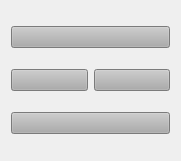
   <widget class="QWidget" name="layoutWidget">
    <property name="geometry">
     <rect>
      <x>680</x>
      <y>100</y>
      <width>181</width>
      <height>161</height>
     </rect>
    </property>
    <layout class="QVBoxLayout" name="verticalLayout_2">
     <item>
      <widget class="QPushButton" name="bouton_avant">
       <property name="styleSheet">
        <string notr="true">background-color: rgb(172, 172, 172);</string>
       </property>
       <property name="text">
        <string/>
       </property>
       <property name="icon">
        <iconset resource="images.qrc">
         <normaloff>:/avant.png</normaloff>:/avant.png</iconset>
       </property>
       <property name="iconSize">
        <size>
         <width>20</width>
         <height>20</height>
        </size>
       </property>
      </widget>
     </item>
     <item>
      <layout class="QHBoxLayout" name="horizontalLayout">
       <item>
        <widget class="QPushButton" name="bouton_gauche">
         <property name="styleSheet">
          <string notr="true">background-color: rgb(172, 172, 172);</string>
         </property>
         <property name="text">
          <string/>
         </property>
         <property name="icon">
          <iconset resource="images.qrc">
           <normaloff>:/gauche.png</normaloff>:/gauche.png</iconset>
         </property>
         <property name="iconSize">
          <size>
           <width>20</width>
           <height>20</height>
          </size>
         </property>
        </widget>
       </item>
       <item>
        <widget class="QPushButton" name="bouton_droite">
         <property name="styleSheet">
          <string notr="true">background-color: rgb(172, 172, 172);</string>
         </property>
         <property name="text">
          <string/>
         </property>
         <property name="icon">
          <iconset resource="images.qrc">
           <normaloff>:/droite.png</normaloff>:/droite.png</iconset>
         </property>
         <property name="iconSize">
          <size>
           <width>20</width>
           <height>20</height>
          </size>
         </property>
        </widget>
       </item>
      </layout>
     </item>
     <item>
      <widget class="QPushButton" name="bouton_arriere">
       <property name="styleSheet">
        <string notr="true">background-color: rgb(172, 172, 172);
</string>
       </property>
       <property name="text">
        <string/>
       </property>
       <property name="icon">
        <iconset resource="images.qrc">
         <normaloff>:/arriere .png</normaloff>:/arriere .png</iconset>
       </property>
       <property name="iconSize">
        <size>
         <width>20</width>
         <height>20</height>
        </size>
       </property>
      </widget>
     </item>
    </layout>
   </widget>
